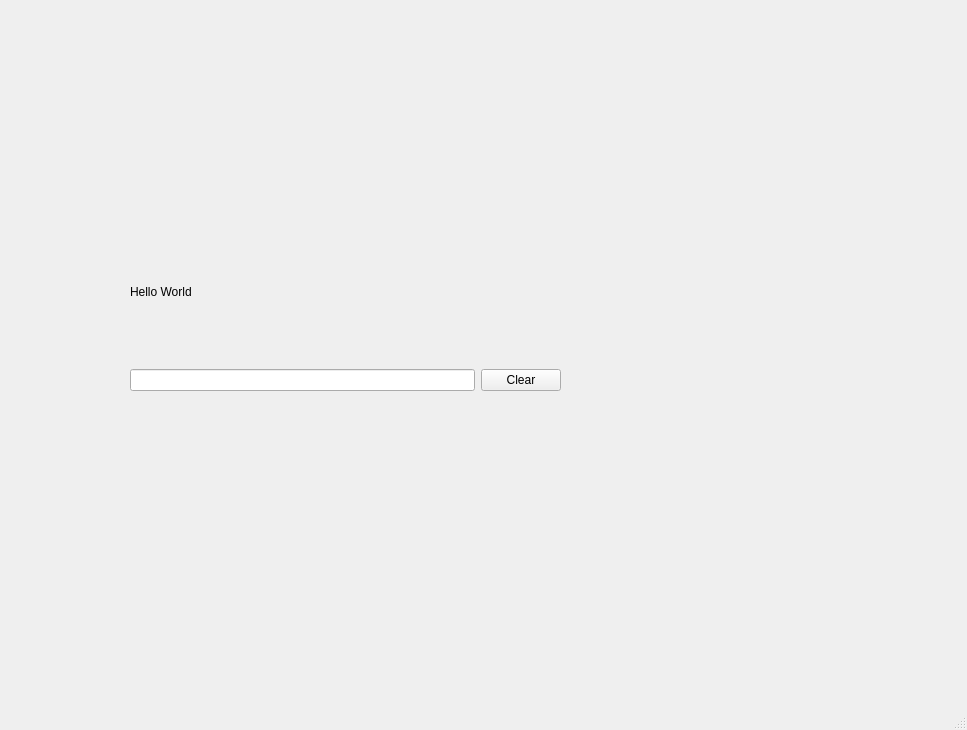
<?xml version="1.0" encoding="UTF-8"?>
<ui version="4.0">
 <class>MainWindow</class>
 <widget class="QMainWindow" name="MainWindow">
  <property name="geometry">
   <rect>
    <x>0</x>
    <y>0</y>
    <width>967</width>
    <height>730</height>
   </rect>
  </property>
  <property name="windowTitle">
   <string>MainWindow</string>
  </property>
  <widget class="QWidget" name="centralwidget">
   <widget class="QWidget" name="">
    <property name="geometry">
     <rect>
      <x>130</x>
      <y>220</y>
      <width>431</width>
      <height>171</height>
     </rect>
    </property>
    <layout class="QVBoxLayout" name="verticalLayout">
     <item>
      <widget class="QLabel" name="label">
       <property name="text">
        <string>Hello World</string>
       </property>
      </widget>
     </item>
     <item>
      <layout class="QHBoxLayout" name="horizontalLayout">
       <item>
        <widget class="QLineEdit" name="lineEdit"/>
       </item>
       <item>
        <widget class="QPushButton" name="pushButton">
         <property name="text">
          <string>Clear</string>
         </property>
        </widget>
       </item>
      </layout>
     </item>
    </layout>
   </widget>
  </widget>
  <widget class="QMenuBar" name="menubar">
   <property name="geometry">
    <rect>
     <x>0</x>
     <y>0</y>
     <width>967</width>
     <height>25</height>
    </rect>
   </property>
  </widget>
  <widget class="QStatusBar" name="statusbar"/>
 </widget>
 <resources/>
 <connections>
  <connection>
   <sender>pushButton</sender>
   <signal>clicked()</signal>
   <receiver>label</receiver>
   <slot>clear()</slot>
   <hints>
    <hint type="sourcelabel">
     <x>490</x>
     <y>306</y>
    </hint>
    <hint type="destinationlabel">
     <x>310</x>
     <y>260</y>
    </hint>
   </hints>
  </connection>
  <connection>
   <sender>lineEdit</sender>
   <signal>textEdited(QString)</signal>
   <receiver>label</receiver>
   <slot>setText(QString)</slot>
   <hints>
    <hint type="sourcelabel">
     <x>171</x>
     <y>330</y>
    </hint>
    <hint type="destinationlabel">
     <x>200</x>
     <y>251</y>
    </hint>
   </hints>
  </connection>
 </connections>
</ui>
